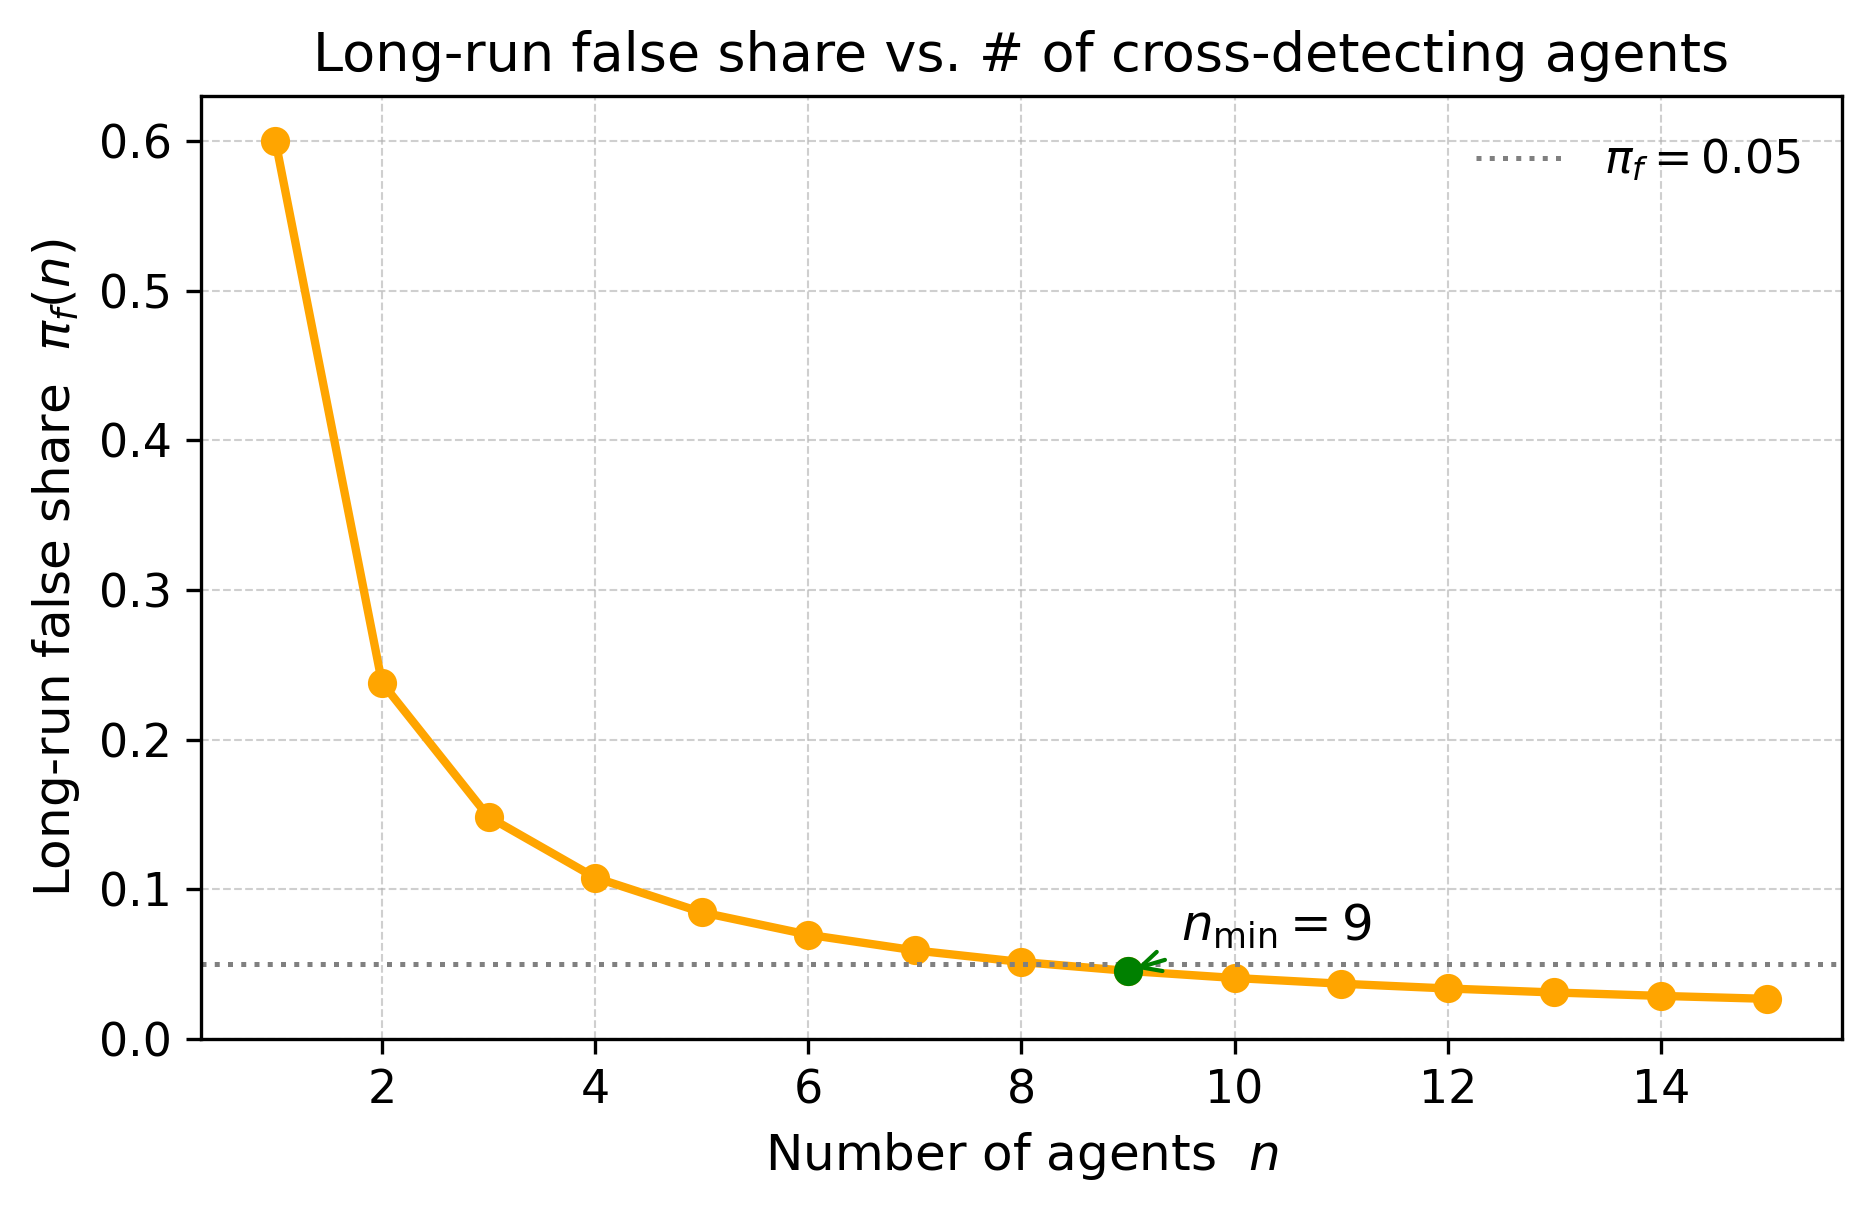

The Python source for this figure:
# -*- coding: utf-8 -*-
"""
Flaws_Agent_Count.py  —  long-run false-share vs. number of agents
==================================================================

Analytic curve
    π_f(n) = (p + λ) / (p + λ + q + (n – 1) d)

derived in Lemma 2 (effective hazard) and
Proposition 3 (tolerance bound).

This script computes π_f(n) for n = 1 … N_MAX with the
calibrated hazards from Table 1 of the manuscript and plots:

    • orange line  : analytic π_f(n)
    • orange dots  : individual (n, π_f(n)) pairs

It also writes the values to stdout for quick copy-and-paste.
"""
from __future__ import annotations

import numpy as np
import matplotlib.pyplot as plt

# --------------------------------------------------------------
# Configurable appearance
# --------------------------------------------------------------
FONT_SIZE = 12
plt.rcParams.update({
    "font.size": FONT_SIZE,
    "axes.titlesize": FONT_SIZE + 1,
    "axes.labelsize": FONT_SIZE,
    "legend.fontsize": FONT_SIZE - 1,
    "xtick.labelsize": FONT_SIZE - 1,
    "ytick.labelsize": FONT_SIZE - 1,
})

# --------------------------------------------------------------
# 1 · Model parameters  (anchored in Ji 2023 & Zhang 2024)
# --------------------------------------------------------------
p       = 0.02      # intrinsic r → f  (slip)
q       = 0.05      # intrinsic f → r  (self-repair)
lam     = 0.055     # fabrication / hallucination  (λ > q)
d       = 0.19      # cross-network detection (per external agent)
N_MAX   = 15        # evaluate n = 1 … N_MAX

# --------------------------------------------------------------
# 2 · Analytic curve  π_f(n)
# --------------------------------------------------------------
n_vals  = np.arange(1, N_MAX + 1)
pi_f    = (p + lam) / (p + lam + q + (n_vals - 1) * d)

# quick table to console
print("# n   π_f(n)")
for n, val in zip(n_vals, pi_f):
    print(f"{n:2d}  {val:6.4f}")

# --------------------------------------------------------------
# 3 · Plot
# --------------------------------------------------------------
fig, ax = plt.subplots(figsize=(6.4, 4.2), dpi=300)

ax.plot(n_vals, pi_f, color="orange", marker="o", linewidth=2)
ax.set_xlabel("Number of agents  $n$")
ax.set_ylabel("Long-run false share  $\\pi_f(n)$")
ax.set_title("Long-run false share vs. # of cross-detecting agents")
ax.set_ylim(0, pi_f[0] * 1.05)
ax.grid(True, linestyle="--", linewidth=0.5, alpha=0.6)

# horizontal helper line at 5 %
ax.axhline(0.05, color="gray", linewidth=1.2, linestyle=":",
           label="$\\pi_f = 0.05$")
# annotate the point where π_f < 0.05 first holds
idx_thresh = np.argmax(pi_f < 0.05)
if idx_thresh > 0:
    ax.scatter(n_vals[idx_thresh], pi_f[idx_thresh],
               color="green", zorder=5)
    ax.annotate(f"$n_\\min = {n_vals[idx_thresh]}$",
                xy=(n_vals[idx_thresh], pi_f[idx_thresh]),
                xytext=(n_vals[idx_thresh] + 0.5, pi_f[idx_thresh] + 0.02),
                arrowprops=dict(arrowstyle="->", color="green"))

ax.legend(frameon=False)
fig.tight_layout()
fig.savefig("FOO_Agent_Count.png", dpi=300, bbox_inches="tight")
plt.show()
